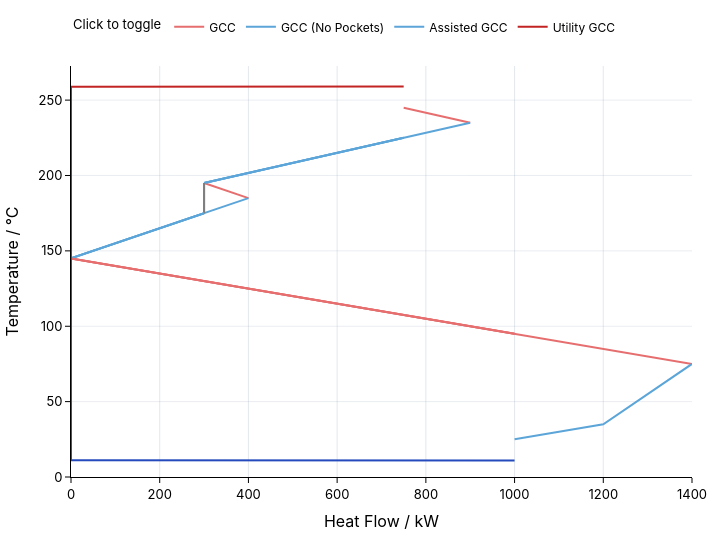

This figure's notebook cell:
### Code cell
baseline.plot.grand_composite_curve(
    zone_name="crude_preheat_train/Direct Integration",
)

### Figure 1 — Plotly figure (JSON) as saved in the notebook; plotly's stock layout.template omitted (floating-point values rounded to 4 significant figures)
{"data": [{"hovertemplate": "GCC<br>Heat Flow / kW: %{x}<br>Temperature / °C: %{y}<extra></extra>", "legendgroup": "GCC", "line": {"color": "#e66e6e", "width": 2}, "mode": "lines", "name": "GCC", "showlegend": true, "type": "scatter", "x": [750, 900], "y": [245, 235]}, {"hovertemplate": "GCC<br>Heat Flow / kW: %{x}<br>Temperature / °C: %{y}<extra></extra>", "legendgroup": "GCC", "line": {"color": "#5ca5d9", "width": 2}, "mode": "lines", "name": "GCC", "showlegend": false, "type": "scatter", "x": [900, 300], "y": [235, 195]}, {"hovertemplate": "GCC<br>Heat Flow / kW: %{x}<br>Temperature / °C: %{y}<extra></extra>", "legendgroup": "GCC", "line": {"color": "#e66e6e", "width": 2}, "mode": "lines", "name": "GCC", "showlegend": false, "type": "scatter", "x": [300, 333.3, 400], "y": [195, 191.7, 185]}, {"hovertemplate": "GCC<br>Heat Flow / kW: %{x}<br>Temperature / °C: %{y}<extra></extra>", "legendgroup": "GCC", "line": {"color": "#5ca5d9", "width": 2}, "mode": "lines", "name": "GCC", "showlegend": false, "type": "scatter", "x": [400, 0], "y": [185, 145]}, {"hovertemplate": "GCC<br>Heat Flow / kW: %{x}<br>Temperature / °C: %{y}<extra></extra>", "legendgroup": "GCC", "line": {"color": "#e66e6e", "width": 2}, "mode": "lines", "name": "GCC", "showlegend": false, "type": "scatter", "x": [0, 1400], "y": [145, 75]}, {"hovertemplate": "GCC<br>Heat Flow / kW: %{x}<br>Temperature / °C: %{y}<extra></extra>", "legendgroup": "GCC", "line": {"color": "#5ca5d9", "width": 2}, "mode": "lines", "name": "GCC", "showlegend": false, "type": "scatter", "x": [1400, 1200, 1000], "y": [75, 35, 25]}, {"hovertemplate": "GCC (No Pockets)<br>Heat Flow / kW: %{x}<br>Temperature / °C: %{y}<extra></extra>", "legendgroup": "GCC (No Pockets)", "line": {"color": "#5ca5d9", "width": 2}, "mode": "lines", "name": "GCC (No Pockets)", "showlegend": true, "type": "scatter", "x": [750, 300], "y": [225, 195]}, {"hovertemplate": "GCC (No Pockets)<br>Heat Flow / kW: %{x}<br>Temperature / °C: %{y}<extra></extra>", "legendgroup": "GCC (No Pockets)", "line": {"color": "#7f7f7f", "width": 2}, "mode": "lines", "name": "GCC (No Pockets)", "showlegend": false, "type": "scatter", "x": [300, 300], "y": [195, 175]}, {"hovertemplate": "GCC (No Pockets)<br>Heat Flow / kW: %{x}<br>Temperature / °C: %{y}<extra></extra>", "legendgroup": "GCC (No Pockets)", "line": {"color": "#5ca5d9", "width": 2}, "mode": "lines", "name": "GCC (No Pockets)", "showlegend": false, "type": "scatter", "x": [300, 0], "y": [175, 145]}, {"hovertemplate": "GCC (No Pockets)<br>Heat Flow / kW: %{x}<br>Temperature / °C: %{y}<extra></extra>", "legendgroup": "GCC (No Pockets)", "line": {"color": "#e66e6e", "width": 2}, "mode": "lines", "name": "GCC (No Pockets)", "showlegend": false, "type": "scatter", "x": [0, 1000], "y": [145, 95]}, {"hovertemplate": "Assisted GCC<br>Heat Flow / kW: %{x}<br>Temperature / °C: %{y}<extra></extra>", "legendgroup": "Assisted GCC", "line": {"color": "#5ca5d9", "width": 2}, "mode": "lines", "name": "Assisted GCC", "showlegend": true, "type": "scatter", "x": [750, 300], "y": [225, 195]}, {"hovertemplate": "Assisted GCC<br>Heat Flow / kW: %{x}<br>Temperature / °C: %{y}<extra></extra>", "legendgroup": "Assisted GCC", "line": {"color": "#7f7f7f", "width": 2}, "mode": "lines", "name": "Assisted GCC", "showlegend": false, "type": "scatter", "x": [300, 300], "y": [195, 175]}, {"hovertemplate": "Assisted GCC<br>Heat Flow / kW: %{x}<br>Temperature / °C: %{y}<extra></extra>", "legendgroup": "Assisted GCC", "line": {"color": "#5ca5d9", "width": 2}, "mode": "lines", "name": "Assisted GCC", "showlegend": false, "type": "scatter", "x": [300, 0], "y": [175, 145]}, {"hovertemplate": "Assisted GCC<br>Heat Flow / kW: %{x}<br>Temperature / °C: %{y}<extra></extra>", "legendgroup": "Assisted GCC", "line": {"color": "#e66e6e", "width": 2}, "mode": "lines", "name": "Assisted GCC", "showlegend": false, "type": "scatter", "x": [0, 1000], "y": [145, 95]}, {"hovertemplate": "Utility GCC<br>Heat Flow / kW: %{x}<br>Temperature / °C: %{y}<extra></extra>", "legendgroup": "Utility GCC", "line": {"color": "#C22323", "width": 2}, "mode": "lines", "name": "Utility GCC", "showlegend": true, "type": "scatter", "x": [750, 0], "y": [259, 258.9]}, {"hovertemplate": "Utility GCC<br>Heat Flow / kW: %{x}<br>Temperature / °C: %{y}<extra></extra>", "legendgroup": "Utility GCC", "line": {"color": "#C22323", "width": 2}, "mode": "lines", "name": "Utility GCC", "showlegend": false, "type": "scatter", "x": [0, 0], "y": [258.9, 11.1]}, {"hovertemplate": "Utility GCC<br>Heat Flow / kW: %{x}<br>Temperature / °C: %{y}<extra></extra>", "legendgroup": "Utility GCC", "line": {"color": "#244abd", "width": 2}, "mode": "lines", "name": "Utility GCC", "showlegend": false, "type": "scatter", "x": [0, 1000], "y": [11.1, 11]}], "layout": {"autosize": false, "font": {"color": "#000000", "family": "IBM Plex Sans, Inter, system-ui, sans-serif", "size": 13}, "height": 540, "hoverlabel": {"bgcolor": "#ffffff", "font": {"color": "#000000"}}, "hovermode": "closest", "legend": {"font": {"color": "#000000", "size": 12}, "orientation": "h", "title": {"font": {"color": "#000000", "size": 13}, "text": "Click to toggle"}, "y": 1.06, "yanchor": "bottom"}, "margin": {"b": 48, "l": 50, "r": 28, "t": 64}, "paper_bgcolor": "#ffffff", "plot_bgcolor": "#ffffff", "width": 720, "xaxis": {"gridcolor": "rgba(148, 163, 184, 0.25)", "linecolor": "#000000", "rangemode": "tozero", "showgrid": true, "showline": true, "tickcolor": "#000000", "tickfont": {"color": "#000000"}, "ticks": "outside", "title": {"font": {"color": "#000000"}, "text": "Heat Flow / kW"}, "zeroline": true, "zerolinecolor": "rgba(15, 23, 42, 0.8)", "zerolinewidth": 1.25}, "yaxis": {"gridcolor": "rgba(148, 163, 184, 0.2)", "linecolor": "#000000", "rangemode": "tozero", "showgrid": true, "showline": true, "tickcolor": "#000000", "tickfont": {"color": "#000000"}, "ticks": "outside", "title": {"font": {"color": "#000000"}, "text": "Temperature / °C"}, "zeroline": true, "zerolinecolor": "rgba(15, 23, 42, 0.8)", "zerolinewidth": 1.25}}}
